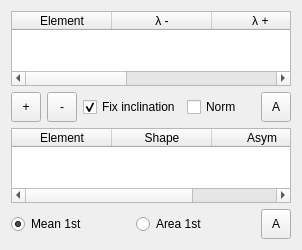
           <widget class="QWidget" name="p3">
            <property name="geometry">
             <rect>
              <x>0</x>
              <y>0</y>
              <width>302</width>
              <height>250</height>
             </rect>
            </property>
            <attribute name="label">
             <string>Regions and peak fitting</string>
            </attribute>
            <layout class="QVBoxLayout" name="verticalLayout_8">
             <item>
              <layout class="QVBoxLayout" name="verticalLayout_5">
               <item>
                <widget class="QTableWidget" name="p3tW1">
                 <column>
                  <property name="text">
                   <string>Element</string>
                  </property>
                 </column>
                 <column>
                  <property name="text">
                   <string>λ -</string>
                  </property>
                 </column>
                 <column>
                  <property name="text">
                   <string>λ + </string>
                  </property>
                 </column>
                 <column>
                  <property name="text">
                   <string>Center</string>
                  </property>
                 </column>
                 <column>
                  <property name="text">
                   <string>#Peaks</string>
                  </property>
                 </column>
                </widget>
               </item>
               <item>
                <layout class="QHBoxLayout" name="horizontalLayout_2">
                 <item>
                  <widget class="QToolButton" name="p3tB1">
                   <property name="minimumSize">
                    <size>
                     <width>30</width>
                     <height>30</height>
                    </size>
                   </property>
                   <property name="text">
                    <string>+</string>
                   </property>
                   <property name="icon">
                    <iconset>
                     <normaloff>pic/icons/plus-square-solid.svg</normaloff>pic/icons/plus-square-solid.svg</iconset>
                   </property>
                   <property name="iconSize">
                    <size>
                     <width>25</width>
                     <height>25</height>
                    </size>
                   </property>
                  </widget>
                 </item>
                 <item>
                  <widget class="QToolButton" name="p3tB2">
                   <property name="minimumSize">
                    <size>
                     <width>30</width>
                     <height>30</height>
                    </size>
                   </property>
                   <property name="text">
                    <string>-</string>
                   </property>
                   <property name="icon">
                    <iconset>
                     <normaloff>pic/icons/minus-square-solid.svg</normaloff>pic/icons/minus-square-solid.svg</iconset>
                   </property>
                   <property name="iconSize">
                    <size>
                     <width>25</width>
                     <height>25</height>
                    </size>
                   </property>
                  </widget>
                 </item>
                 <item>
                  <widget class="QCheckBox" name="p3cBox1">
                   <property name="text">
                    <string>Fix inclination</string>
                   </property>
                   <property name="checked">
                    <bool>true</bool>
                   </property>
                  </widget>
                 </item>
                 <item>
                  <widget class="QCheckBox" name="p3cBox2">
                   <property name="enabled">
                    <bool>true</bool>
                   </property>
                   <property name="text">
                    <string>Norm</string>
                   </property>
                  </widget>
                 </item>
                 <item>
                  <widget class="QToolButton" name="p3tB3">
                   <property name="minimumSize">
                    <size>
                     <width>30</width>
                     <height>30</height>
                    </size>
                   </property>
                   <property name="text">
                    <string>A</string>
                   </property>
                   <property name="icon">
                    <iconset>
                     <normaloff>pic/icons/check-square-solid.svg</normaloff>pic/icons/check-square-solid.svg</iconset>
                   </property>
                   <property name="iconSize">
                    <size>
                     <width>25</width>
                     <height>25</height>
                    </size>
                   </property>
                  </widget>
                 </item>
                </layout>
               </item>
              </layout>
             </item>
             <item>
              <spacer name="verticalSpacer_3">
               <property name="orientation">
                <enum>Qt::Vertical</enum>
               </property>
               <property name="sizeType">
                <enum>QSizePolicy::Preferred</enum>
               </property>
               <property name="sizeHint" stdset="0">
                <size>
                 <width>20</width>
                 <height>80</height>
                </size>
               </property>
              </spacer>
             </item>
             <item>
              <layout class="QVBoxLayout" name="verticalLayout_7">
               <item>
                <widget class="QTableWidget" name="p3tW2">
                 <column>
                  <property name="text">
                   <string>Element</string>
                  </property>
                 </column>
                 <column>
                  <property name="text">
                   <string>Shape</string>
                  </property>
                 </column>
                 <column>
                  <property name="text">
                   <string>Asym</string>
                  </property>
                 </column>
                </widget>
               </item>
               <item>
                <layout class="QHBoxLayout" name="horizontalLayout_3">
                 <item>
                  <widget class="QRadioButton" name="p3rB1">
                   <property name="text">
                    <string>Mean 1st</string>
                   </property>
                   <property name="checked">
                    <bool>true</bool>
                   </property>
                  </widget>
                 </item>
                 <item>
                  <widget class="QRadioButton" name="p3rB2">
                   <property name="text">
                    <string>Area 1st</string>
                   </property>
                  </widget>
                 </item>
                 <item>
                  <widget class="QToolButton" name="p3tB4">
                   <property name="minimumSize">
                    <size>
                     <width>30</width>
                     <height>30</height>
                    </size>
                   </property>
                   <property name="text">
                    <string>A</string>
                   </property>
                   <property name="icon">
                    <iconset>
                     <normaloff>pic/icons/check-square-regular.svg</normaloff>pic/icons/check-square-regular.svg</iconset>
                   </property>
                   <property name="iconSize">
                    <size>
                     <width>25</width>
                     <height>25</height>
                    </size>
                   </property>
                  </widget>
                 </item>
                </layout>
               </item>
              </layout>
             </item>
            </layout>
           </widget>
